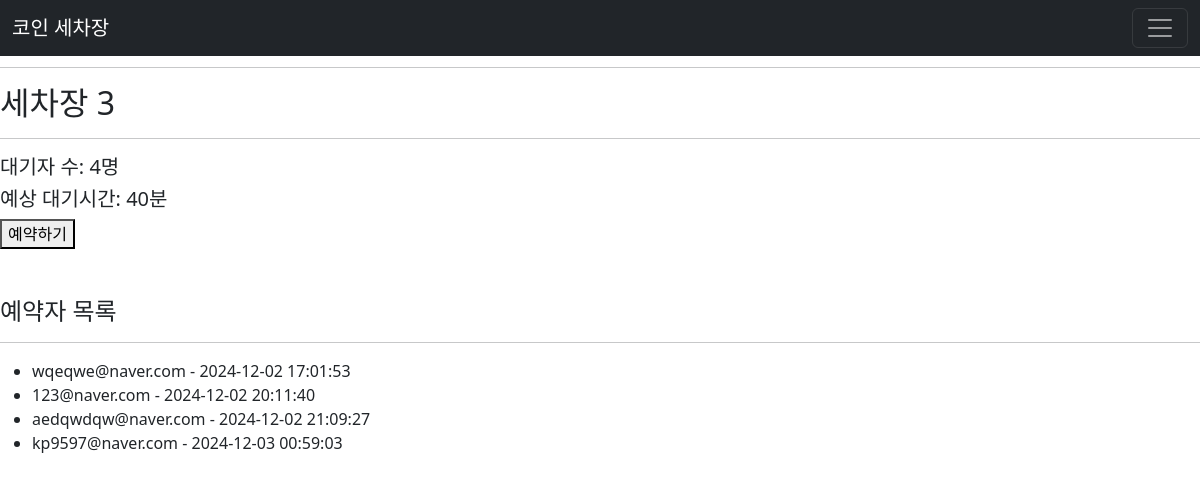
Page /car_wash_reservation/3 on the earlier database version.
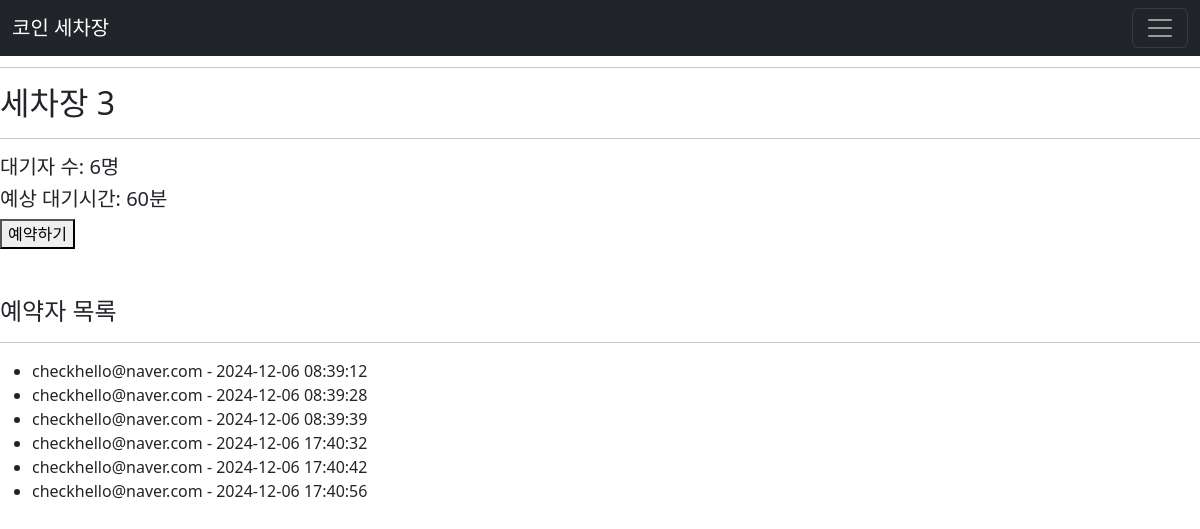
Same page on the later database version.
### usage_DB.py (models this page shows)
class CarWash3(db.Model):
    __tablename__ = "carwash3"
    id = db.Column(db.Integer, primary_key=True)
    user_mail = db.Column(db.String(50), db.ForeignKey('user.mail_address'),
                          nullable=False)
    reservation_date = db.Column(db.DateTime, default=datetime.utcnow,
                                 nullable=True, unique=False)

### app.py (the view)
@app.route('/car_wash_reservation/<int:car_wash_id>', methods=['GET', 'POST'])
@app.route('/car_wash/<int:car_wash_id>', methods=['GET', 'POST'])
def car_wash_reservation(car_wash_id):
    car_wash_model = CAR_WASH_MODELS.get(car_wash_id)
    if not car_wash_model:
        return "세차장 정보가 없습니다.", 404
    if request.method == 'POST':
        if 'user_mail' in session:
            email = session['user_mail']
            session['reserved_car_wash_id'] = car_wash_id
            print(f"세차장 {car_wash_id} 예약완료")
            return redirect(url_for('reservation_complete'))
        else:
            reservation_status = "로그인이 필요합니다."
    else:
        reservation_status = None
    waiting_info = get_waiting_info(car_wash_id)
    reservations = (db.session.query(car_wash_model.user_mail,
                                     car_wash_model.reservation_date).all())
    return render_template("car_wash.html",
                           waiting_count=waiting_info["waiting_count"],
                           wait_time=waiting_info["wait_time"],
                           car_wash_id=car_wash_id,
                           reservations=reservations,
                           reservation_status=reservation_status)

### app.py (called while the page is built)
def get_waiting_info(car_wash_id):
    car_wash_model = CAR_WASH_MODELS.get(car_wash_id)
    if not car_wash_model:
        return {"waiting_count": 0, "wait_time": 0}
    waiting_count = db.session.query(car_wash_model).count()
    wait_time = waiting_count * 10  # 한 사람당 대기 시간 10분으로 계산
    return {"waiting_count": waiting_count, "wait_time": wait_time}

### templates/car_wash.html (shortened to what this page needs)
{% extends "base.html" %}
{% block content %}
  <h2>세차장 {{ car_wash_id }} </h2> <hr>
  <div>
    <h5>대기자 수: <span id="waiting_count">{{ waiting_count }}</span>명</h5>
    <h5>예상 대기시간: <span id="wait_time">{{ wait_time }}</span>분</h5>
  </div>
  <form action="{{ url_for('car_wash_reservation', car_wash_id=car_wash_id)}}"
        method="POST">
    <button type="submit" >예약하기</button>
  </form>
  <br>
  <br>
  <h4>예약자 목록</h4><hr>
  <ul>
    {% for reservation in reservations %}
    <li>{{ reservation.user_mail }} - {{ reservation.reservation_date.strftime
    ('%Y-%m-%d %H:%M:%S') }}</li>
    {% endfor %}
  </ul>
{% endblock %}

### templates/base.html (shortened to what this page needs)
<!doctype html>
<html lang="ko">
<head>
  <link href="https://cdn.jsdelivr.net/npm/bootstrap@5.3.3/dist/css/bootstrap.min.css"
        rel="stylesheet"
/>
</head>
<body>
<header>
  <h3>세차장 예약 시스템</h3>
</header>
<hr>
{% include "nav.html" %}
{% block content %}
{% endblock %}
</body>
</html>

### templates/nav.html (shortened to what this page needs)
<nav class="navbar navbar-dark bg-dark fixed-top">
  <div class="container-fluid">
    <a class="navbar-brand" href="/">코인 세차장</a>
    <button class="navbar-toggler" type="button" data-bs-toggle="offcanvas"
            data-bs-target="#offcanvasDarkNavbar"
            aria-controls="offcanvasDarkNavbar" aria-label="Toggle navigation">
      <span class="navbar-toggler-icon"></span>
    </button>
  </div>
</nav>

Differences in the rows shown:
changed CarWash3 (number 1 of 6 on the later page): user_mail "wqeqwe@naver.com" → "checkhello@naver.com"; reservation_date "2024-12-02 17:01:53" → "2024-12-06 08:39:12"
changed CarWash3 (number 2 of 6 on the later page): user_mail "123@naver.com" → "checkhello@naver.com"; reservation_date "2024-12-02 20:11:40" → "2024-12-06 08:39:28"
changed CarWash3 (number 3 of 6 on the later page): user_mail "aedqwdqw@naver.com" → "checkhello@naver.com"; reservation_date "2024-12-02 21:09:27" → "2024-12-06 08:39:39"
changed CarWash3 (number 4 of 6 on the later page): user_mail "kp9597@naver.com" → "checkhello@naver.com"; reservation_date "2024-12-03 00:59:03" → "2024-12-06 17:40:32"
added CarWash3: user_mail "checkhello@naver.com", reservation_date "2024-12-06 17:40:42"
added CarWash3: user_mail "checkhello@naver.com", reservation_date "2024-12-06 17:40:56"
Other differences:
{{ waiting_count }}: "4" → "6"
{{ wait_time }}: "40" → "60"
